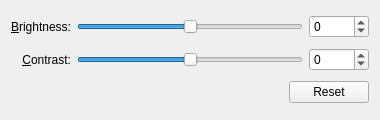
<?xml version="1.0" encoding="UTF-8"?>
<ui version="4.0">
 <author>
    SPDX-FileCopyrightText: 2026 Krita Mobile contributors
    SPDX-License-Identifier: GPL-3.0-or-later
  </author>
 <class>WdgBrightnessContrast</class>
 <widget class="QWidget" name="WdgBrightnessContrast">
  <property name="geometry">
   <rect>
    <x>0</x>
    <y>0</y>
    <width>380</width>
    <height>120</height>
   </rect>
  </property>
  <layout class="QGridLayout" name="gridLayout">
   <item row="0" column="0">
    <widget class="QLabel" name="brightnessLabel">
     <property name="text">
      <string>&amp;Brightness:</string>
     </property>
     <property name="alignment">
      <set>Qt::AlignRight|Qt::AlignTrailing|Qt::AlignVCenter</set>
     </property>
     <property name="buddy">
      <cstring>brightnessSlider</cstring>
     </property>
    </widget>
   </item>
   <item row="0" column="1">
    <widget class="QSlider" name="brightnessSlider">
     <property name="minimum">
      <number>-100</number>
     </property>
     <property name="maximum">
      <number>100</number>
     </property>
     <property name="orientation">
      <enum>Qt::Horizontal</enum>
     </property>
    </widget>
   </item>
   <item row="0" column="2">
    <widget class="KisIntParseSpinBox" name="brightnessSpinbox">
     <property name="minimumSize">
      <size>
       <width>60</width>
       <height>0</height>
      </size>
     </property>
     <property name="minimum">
      <number>-100</number>
     </property>
     <property name="maximum">
      <number>100</number>
     </property>
    </widget>
   </item>

   <item row="1" column="0">
    <widget class="QLabel" name="contrastLabel">
     <property name="text">
      <string>&amp;Contrast:</string>
     </property>
     <property name="alignment">
      <set>Qt::AlignRight|Qt::AlignTrailing|Qt::AlignVCenter</set>
     </property>
     <property name="buddy">
      <cstring>contrastSlider</cstring>
     </property>
    </widget>
   </item>
   <item row="1" column="1">
    <widget class="QSlider" name="contrastSlider">
     <property name="minimum">
      <number>-100</number>
     </property>
     <property name="maximum">
      <number>100</number>
     </property>
     <property name="orientation">
      <enum>Qt::Horizontal</enum>
     </property>
    </widget>
   </item>
   <item row="1" column="2">
    <widget class="KisIntParseSpinBox" name="contrastSpinbox">
     <property name="minimumSize">
      <size>
       <width>60</width>
       <height>0</height>
      </size>
     </property>
     <property name="minimum">
      <number>-100</number>
     </property>
     <property name="maximum">
      <number>100</number>
     </property>
    </widget>
   </item>

   <item row="2" column="1" colspan="2">
    <layout class="QHBoxLayout" name="resetLayout">
     <item>
      <spacer name="horizontalSpacer">
       <property name="orientation">
        <enum>Qt::Horizontal</enum>
       </property>
       <property name="sizeHint" stdset="0">
        <size>
         <width>40</width>
         <height>20</height>
        </size>
       </property>
      </spacer>
     </item>
     <item>
      <widget class="QPushButton" name="pushResetButton">
       <property name="minimumSize">
        <size>
         <width>80</width>
         <height>0</height>
        </size>
       </property>
       <property name="text">
        <string>Reset</string>
       </property>
      </widget>
     </item>
    </layout>
   </item>
  </layout>
 </widget>

 <customwidgets>
  <customwidget>
   <class>KisIntParseSpinBox</class>
   <extends>QSpinBox</extends>
   <header>kis_int_parse_spin_box.h</header>
  </customwidget>
 </customwidgets>

 <resources/>
 <connections/>
</ui>
